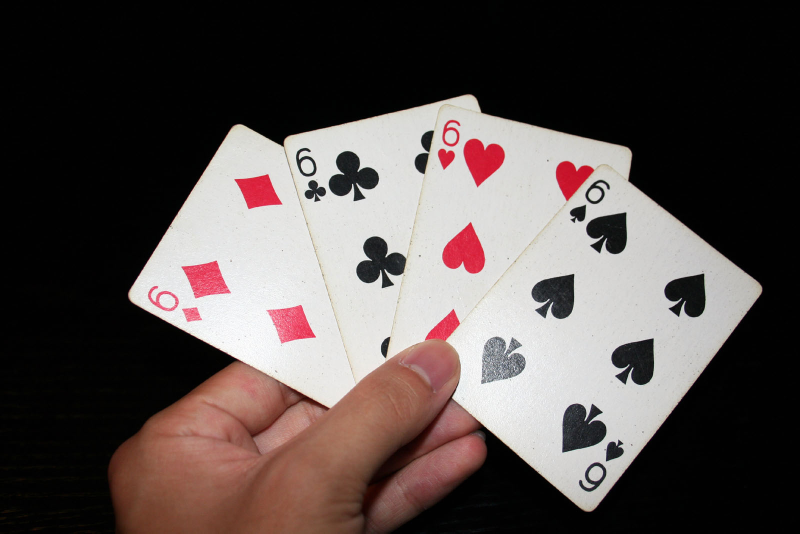
#> input picture ComputerVisionCource1/Resource/cards.png, 1600 x 1067 px (shown at 1/2 size)
$ python chapter5.py
#> lines starting #> are read from the running program, lines starting #| are printed output that depends on the picture
import cv2
import numpy as np

# Warp Prespective
# How to use Warp Prespective on image to get its bird

imag = cv2.imread("Resource/cards.png")
#> imag is the input picture: shape (1067, 1600, 3); mean B, G, R 76.4, 78.4, 87.7

# 2.5 by 3.5 inches can aspect by ratio 250 by 350
width,height = 250,350
# first we want defined the our four comer points of the cards
pts1 = np.float32( [[1202,331] , [1522,580] , [871,739] , [1177,1022] ])
# we have defined the place of our four point
pts2 = np.float32( [[0,0] , [width, 0] , [0, height] , [width,height]])
#our matrix the transformation matrix that will be required for the perspective itself // the points = (pts1 , pts2)
matrix = cv2.getPerspectiveTransform(pts1 , pts2)
#our output image based on this matrix
imagOutput = cv2.warpPerspective(imag,matrix,(width,height))
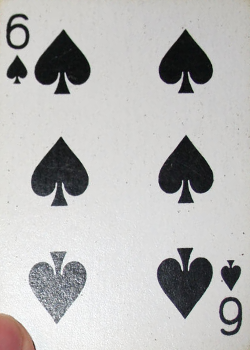
#> imagOutput: shape (350, 250, 3); mean B, G, R 184.6, 185.4, 185.9


cv2.imshow("Image" , imag)
cv2.imshow("Output" , imagOutput)


cv2.waitKey(0)
